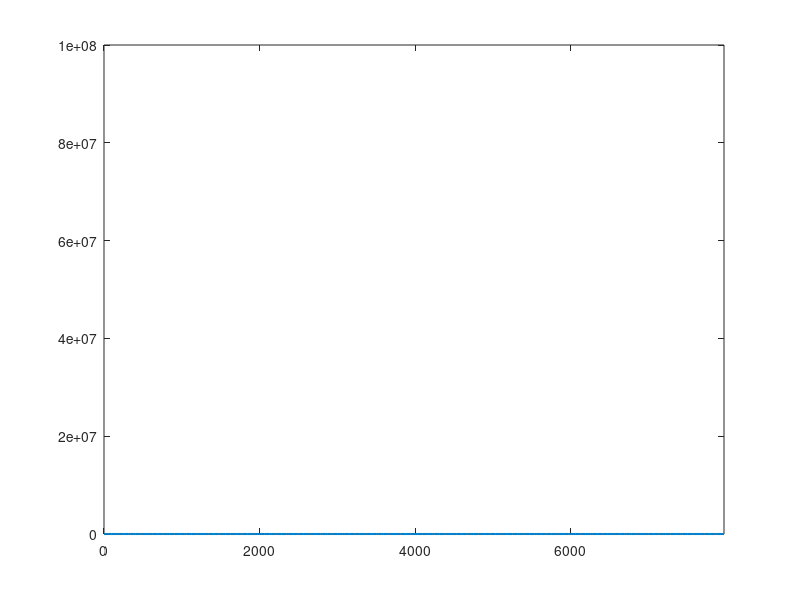

Source code (MATLAB): (Note: this script raises an error after producing the figure.)
%% STM32 Real-Time FFT Binary Serial Plotter (Non-Blocking Sync)
clear; clc; close all;

%% CONFIGURATION
portName = "COM8";       
baudRate = 2000000;
AUDIO_REC = 1024;
fftSize = AUDIO_REC / 2;          
numBins = fftSize / 2;            
binsToSend = fftSize / 2;                 % 128 floats expected per packet
fs = 16000;                       

% Calculate frequency resolution per bin
freqAxis = (0:binsToSend-1) * (fs / fftSize); 

%% SETUP GRAPHICS
fig = figure('Name', 'STM32 Live FFT Spectrum', 'NumberTitle', 'off');
ax = axes('Parent', fig);
grid(ax, 'on');
xlabel(ax, 'Frequency (Hz)');
ylabel(ax, 'Magnitude');
title(ax, 'Real-Time FFT Spectrum (Robust Non-Blocking Stream)');

fftCurve = plot(ax, freqAxis, zeros(1, binsToSend), 'Color', [0 0.5 0.8], 'LineWidth', 1.5);
xlim(ax, [0, freqAxis(end)]);
ylim(ax, [0, 100000000]); 

plotFig = [];

%% INITIALIZE SERIAL PORT
try
    device = serialport(portName, baudRate);
    flush(device);
    fprintf('Connected to %s. Initializing stream...\n', portName);
catch ME
    error('Could not connect. Ensure PuTTY is completely CLOSED! Info: %s', ME.message);
end

cleanupObj = onCleanup(@() delete(device));

%% MULTI-RUN RECORDING CONFIGURATION
maxRuns = 50;
currentRun = 1;
triggerCountdown = true; 
isRecording = false;
recordedData = [];

% Define the calibration sync header
SYNC_HEADER = [0xAA, 0xBB, 0xCC, 0xDD];
headerSize = length(SYNC_HEADER);
dataSizeInBytes = binsToSend * 4; % 128 floats * 4 bytes = 512 bytes
packetSize = dataSizeInBytes + headerSize; % 516 bytes total

% Persistent internal stream buffer to prevent hanging
serialBuffer = uint8([]); 

%% MAIN PROCESSING LOOP
while ishandle(fig) && (currentRun <= maxRuns)
    
    % --- SEQUENCE CONTROL: COUNTDOWN FOR NEXT RUN ---
    if triggerCountdown
        fprintf('\n--- [RUN %d/%d] Recording Initialization ---\n', currentRun, maxRuns);
        for countdown = 2:-1:1
            fprintf('%d...\n', countdown);
            pause(1);
        end
        fprintf('🔴 RECORDING STARTED (RUN %d)!\n\n', currentRun);
        
        recordedData = [];
        flush(device);     
        serialBuffer = uint8([]); % Clear local buffer
        tic;               
        isRecording = true;
        triggerCountdown = false;
    end

    % --- NON-BLOCKING DATA ACQUISITION ---
    bytesAvailable = device.NumBytesAvailable;
    if bytesAvailable > 0
        % Instantly read whatever raw bytes are in the hardware buffer without blocking
        rawData = read(device, bytesAvailable, "uint8");
        serialBuffer = [serialBuffer, rawData]; % Append to our local accumulation buffer
    end
    
    % Process the accumulated buffer only if we have at least one full potential packet
    while length(serialBuffer) >= packetSize
        
        % Search for the start position of the SYNC_HEADER pattern in our buffer
        headerIdx = strfind(serialBuffer, SYNC_HEADER);
        
        if isempty(headerIdx)
            % Header pattern not found at all. Keep only the last (headerSize - 1) bytes 
            % just in case a header was split across this chunk and the next incoming chunk.
            if length(serialBuffer) >= headerSize
                serialBuffer = serialBuffer(end - headerSize + 2 : end);
            end
            break; % Exit buffer processing loop and wait for more serial data
        end
        
        % If the first detected header is not at the very beginning (index 1),
        % drop the stale leading garbage data bytes before it.
        if headerIdx(1) > 1
            serialBuffer = serialBuffer(headerIdx(1):end);
            continue; % Re-evaluate loop with the header shifted to index 1
        end
        
        % Now we are guaranteed that serialBuffer starts exactly with our SYNC_HEADER.
        % Check if the rest of the complete data payload has arrived yet.
        if length(serialBuffer) < packetSize
            break; % Not enough data bytes yet for the full FFT frame. Wait for next loop iteration.
        end
        
        % Extract the 512 data bytes immediately following the 4-byte header
        rawFrameBytes = serialBuffer(headerSize + 1 : packetSize);
        
        % Safely pop the processed packet out of the buffer array
        serialBuffer = serialBuffer(packetSize + 1 : end);
        
        try
            % Convert the extracted byte sequence back into 128 single-precision floats
            fftDataFrame = typecast(rawFrameBytes, 'single');
            
            % Update graph visual properties
            set(fftCurve, 'YData', fftDataFrame);
            
            % --- RECORDING LOGIC ---
            if isRecording
                currentFrame256 = fftDataFrame(:);
                recordedData = [recordedData, currentFrame256];
                
                if toc >= 1.0
                    isRecording = false;
                    fprintf('⏹️  RECORDING %d ENDED! Saving file...\n', currentRun);

                    % Force the matrix to be exactly 256x16 (Truncate extra columns or pad with zeros)
                    recordedData = [recordedData(:, 1:min(end, 16)), zeros(256, max(0, 16 - size(recordedData, 2)))];
                    
                    fileName = sprintf('stm32_fft_record_snap_%d.csv', currentRun);
                    writematrix(recordedData, fileName);
                    fprintf('Saved: "%s" (Size: %dx%d)\n', fileName, size(recordedData, 1), size(recordedData, 2));
                    
                    % 2. Dynamic Window Management (Update or Create)
                    if isempty(plotFig) || ~ishandle(plotFig)
                        % Create the window for the very first time
                        plotFig = figure('Name', 'Latest Recorded Data Line Plot', 'NumberTitle', 'off');
                    else
                        % Target and clear the existing window instead of making a new one
                        figure(plotFig); 
                        clf(plotFig);
                    end
                    
                    % 3. Plot the recorded result in 2D
                    plot(recordedData, 'LineWidth', 1.5);
                    grid on;
                    
                    % 4. Add Labels and Styling
                    xlabel('Bins (1 to 256)', 'FontSize', 12, 'FontWeight', 'bold');
                    ylabel('Magnitude', 'FontSize', 12, 'FontWeight', 'bold');
                    title(sprintf('Recorded Frames Overlay (Run %d)', currentRun), 'FontSize', 14, 'FontWeight', 'bold');

                    currentRun = currentRun + 1;
                    if currentRun <= maxRuns
                        triggerCountdown = true; 
                    else
                        fprintf('\n🎉 All %d recording sessions completed successfully!\n', maxRuns);
                    end
                end
            end
            
        catch ME
            % Safeguard against accidental conversion discrepancies
            fprintf('Parsing warning: %s\n', ME.message);
        end
    end
    
    % Yield control to MATLAB graphics thread to maintain window fluidity
    drawnow limitrate;
end

if currentRun > maxRuns
    fprintf('All loops completed. Script finished.\n');
else
    fprintf('Plot window terminated. Port cleared.\n');
end
